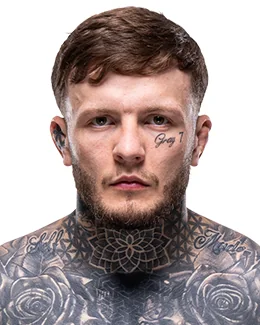
#> input picture assets/img/ufc/jordan-vucenic-portrait.webp, 260 x 325 px
$ python -i build-ufc-cutouts.py   (imports and definitions only)
#> lines starting #> are read from the running program, lines starting #| are printed output that depends on the picture
#!/usr/bin/env python3
"""Make transparent fighter cutouts for UFC fighters: assets/img/ufc-cutouts/<slug>.webp.

Default: fighters on announced cards. --all: every fighter in data/ufc-image-register.json (Fighters hub, 24 Nov 2026).

Source: the owner-cleared portrait already in assets/img/ufc/<slug>-portrait.webp (see data/ufc-image-register.json).
Background removal runs offline with rembg (isnet-general-use model, the same model as the Sumo cutouts, DECISIONS PR #323).
Nothing is fetched from the web, and no photo is added: each cutout is a derivative of a portrait BEFN already holds.

A cutout is kept only when it passes the checks below. Otherwise the page shows the original photo in a disc.
Results are recorded in data/ufc-cutout-register.json. Existing cutouts are never redone, so output is stable.

Checks: the figure covers 25-75% of the frame, is one connected piece (small specks are dropped), and the head area
is present (the top 30% of the figure is not mostly empty). Sources under 300 px wide are skipped.
Run: pip install "rembg[cpu]" onnxruntime pillow numpy scipy; python scripts/build-ufc-cutouts.py
"""
from __future__ import annotations

import argparse
import json
import re
import unicodedata
from pathlib import Path

ROOT = Path(__file__).resolve().parents[1]
DATA = ROOT / "data"
SRC = ROOT / "assets/img/ufc"
OUT_DIR = ROOT / "assets/img/ufc-cutouts"
REGISTER = DATA / "ufc-cutout-register.json"
MIN_COVER, MAX_COVER = 0.25, 0.75
MIN_WIDTH = 300  # cutouts are shown at about 150 px, so a 300 px source stays sharp on 2x screens
# Looked at by eye and dropped (slug -> reason), as for boxing: the page keeps the photo in a disc, and a later
# run does not take the cutout back. Written by `scripts/photo-runner.py reject-cutout`.
BY_EYE = {
}


# [22 lines left out: function judge, not called in this run]


FRAME_W, FRAME_H = 400, 500  # every cutout ends up 4:5 with the head at the same size, so cards line up


SHOULDER_TO_HEAD = 0.75


# [13 lines left out: function shoulder_line, not called in this run]


def frame(im):
    """Head-and-shoulders crop, same head size for every fighter. im: RGBA PIL image. Uses only the mask (no face model).

    The neck is the first clear narrowing below the head; the head height is top-of-hair to just under the chin.
    With no neck in the outline (long hair, a thick neck), the head is 0.75 of the way from the top to the shoulder
    line (see shoulder_line). Shots with neither (face fills the frame) use the whole figure as the head. The crop is then 2.1 head heights tall,
    centred on the head, and cut at the bottom of the source when the source has no more body to show.
    """
    import numpy as np
    from PIL import Image
    a = np.array(im)[:, :, 3] > 128
    rows = np.where(a.any(axis=1))[0]
    top, bottom = int(rows[0]), int(rows[-1])
    fh = bottom - top + 1
    width = np.array([(np.where(a[y])[0][-1] - np.where(a[y])[0][0] + 1) if a[y].any() else 0 for y in range(a.shape[0])], float)
    sm = np.convolve(width, np.ones(7) / 7, mode="same")
    neck = None
    run = 0.0
    for y in range(top + int(0.12 * fh), top + int(0.65 * fh)):
        run = max(run, sm[y])
        if sm[y] < 0.8 * run and sm[min(y + int(0.15 * fh), bottom)] > 1.15 * sm[y]:
            neck = y
            break
    shoulder_ratio = sm[min(top + int(0.85 * fh), bottom)] / max(sm[top + int(0.2 * fh)], 1)
    shoulder = shoulder_line(sm, top, bottom, fh)
    if neck is not None:
        head_h = (neck - top) * 1.08
    elif shoulder is not None:
        # No neck in the outline (long hair falling to the shoulders, a thick neck or beard). The old fallback, 30% of
        # the figure, read the head far too small and cropped tight (24 Nov 2026 review: Holly Holm, Alexa Grasso,
        # Christian Edwards and 100+ more). Across 698 fighters whose neck is found, head height is 0.75 of the
        # distance from the top of the head to the shoulder line (p10-p90: 0.65-0.78), so use that.
        head_h = SHOULDER_TO_HEAD * (shoulder - top)
    elif shoulder_ratio >= 1.3:
        head_h = 0.30 * fh
    else:
        head_h = fh / 1.15
    cols = np.where(a[top:top + int(head_h)].any(axis=0))[0]
    cx = (cols[0] + cols[-1]) / 2
    box_h = 2.1 * head_h
    box_top = top - 0.06 * head_h
    if box_top + box_h > bottom + 1:
        box_h = bottom + 1 - box_top
    box_w = box_h * FRAME_W / FRAME_H
    left = cx - box_w / 2
    canvas = Image.new("RGBA", (int(round(box_w)), int(round(box_h))), (0, 0, 0, 0))
    canvas.alpha_composite(im, (int(round(-left)), int(round(-box_top)))) if False else canvas.paste(
        im.crop((int(round(left)), int(round(box_top)), int(round(left + box_w)), int(round(box_top + box_h)))), (0, 0))
    return canvas.resize((FRAME_W, FRAME_H), Image.LANCZOS)


# [22 lines left out: function check_framed, not called in this run]


# Full-body cut-outs (owner, 25 Nov 2026: "Drop-folder full bodies"). Only photographs the owner supplies through
# `scripts/photo-runner.py drop <folder> --kind fullbody` with a dated attestation; the champions carousel shows them
# large, so the whole figure is kept rather than cropped to head and shoulders. Same model and connectivity checks;
# a standing figure is narrower, so the coverage range is wider, and it has to run most of the frame's height.
FULLBODY_MIN_COVER, FULLBODY_MAX_COVER = 0.08, 0.80
FULLBODY_MIN_SPAN = 0.60  # the figure runs at least 60% of the photograph's height
FULLBODY_MAX_H = 1400  # shown at up to 600 px tall, so this stays sharp on 2x screens
FULLBODY_MIN_H = 800


# [113 lines left out: functions judge_fullbody, frame_fullbody, fullbody_cutout, main, not called in this run]


# [2 lines not run here, left out]

>>> import cv2
>>> picture = cv2.imread('../assets/img/ufc/jordan-vucenic-portrait.webp', cv2.IMREAD_GRAYSCALE)
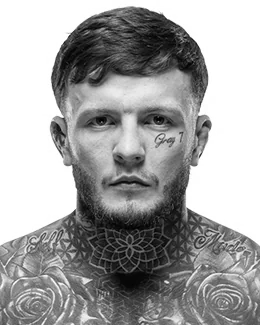
#> picture: shape (325, 260); min 0, max 255, mean 163.4
#> (the run stopped early here; a loop or call above may not have finished)

$ run again, on assets/img/ufc/muhammad-naimov-portrait.webp
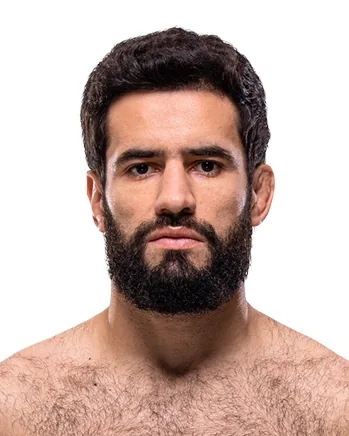
#> input picture assets/img/ufc/muhammad-naimov-portrait.webp, 349 x 436 px
#> `picture = cv2.imread('../assets/img/ufc/jordan-vucenic-portrait.webp',..`:
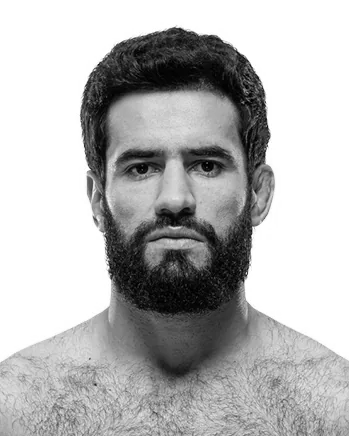
#> picture: shape (436, 349); min 0, max 255, mean 182.5

$ run again, on assets/img/ufc/nikita-krylov-portrait.webp
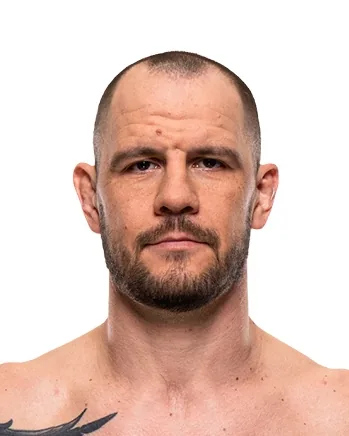
#> input picture assets/img/ufc/nikita-krylov-portrait.webp, 349 x 436 px
#> `picture = cv2.imread('../assets/img/ufc/jordan-vucenic-portrait.webp',..`:
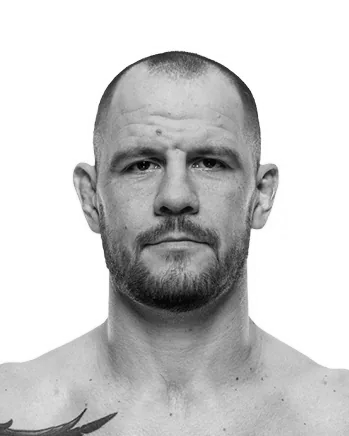
#> picture: shape (436, 349); min 0, max 255, mean 203.9
